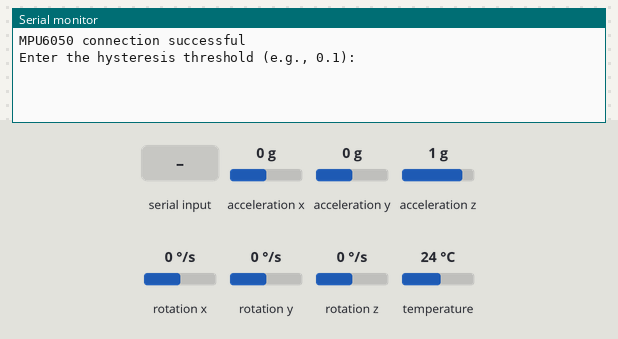
A sketch run on a simulated Arduino Uno, built with avr-gcc and run on an emulated ATmega328P. Parts: the last lines printed to the serial monitor. Inputs (shaded band) come from the test bench; at power-on: acceleration x 0 g, acceleration y 0 g, acceleration z 1 g, rotation x 0 °/s, rotation y 0 °/s, rotation z 0 °/s, temperature 24 °C.

Above: at 0.9 s.
1.0 s: "90,45,200\n" received over Serial
At 1.5 s:
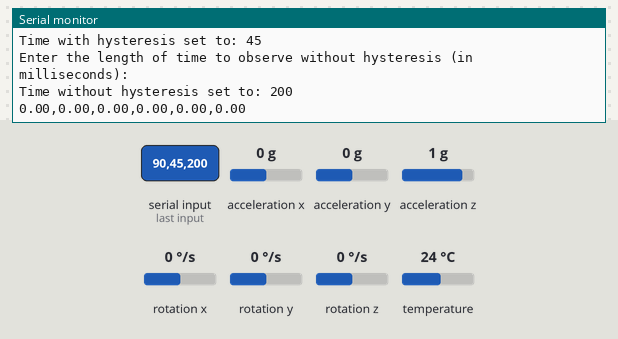
2.5 s: acceleration x set to -1.4 g
At 3.8 s:
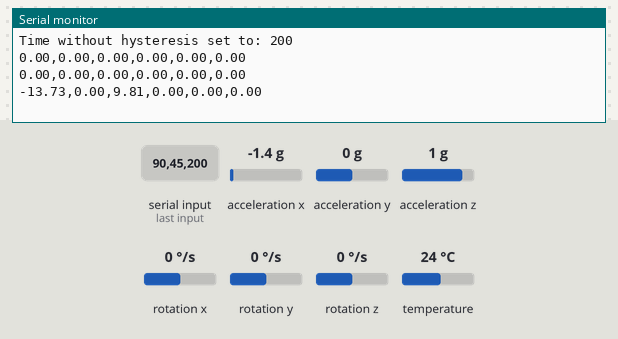
4.0 s: acceleration y set to -1.4 g
At 4.8 s:
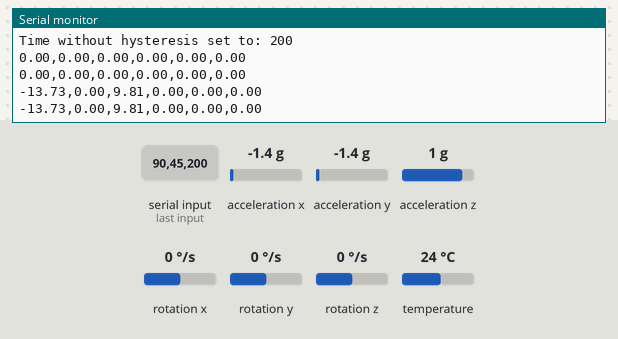
5.5 s: acceleration z set to -1.4 g
At 6.8 s:
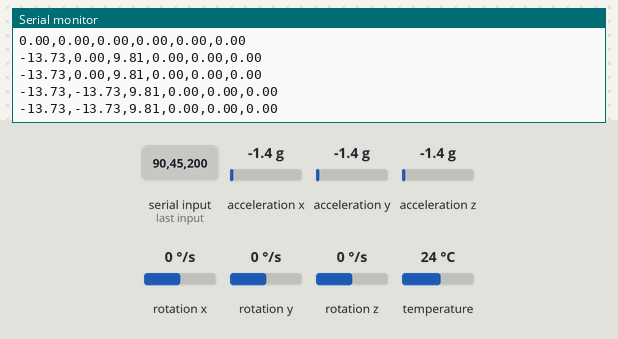
7.0 s: rotation x set to -192 °/s
At 7.9 s:
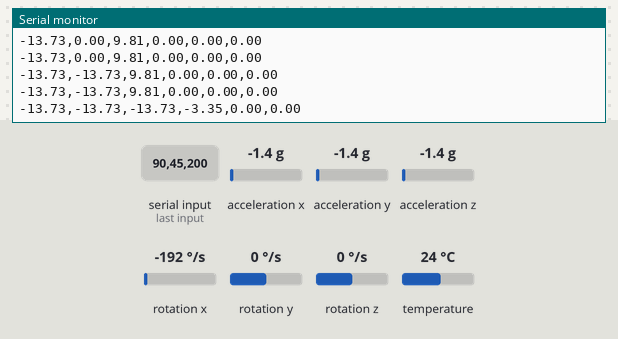
8.5 s: rotation y set to -192 °/s
At 9.9 s:
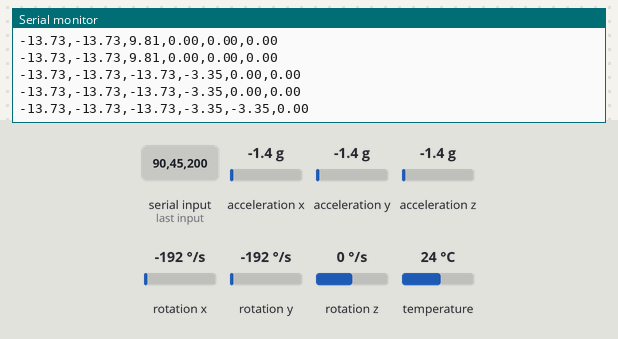
Timing chart, 0 to 11.0 s (numbered marks = the images above; inputs shaded):
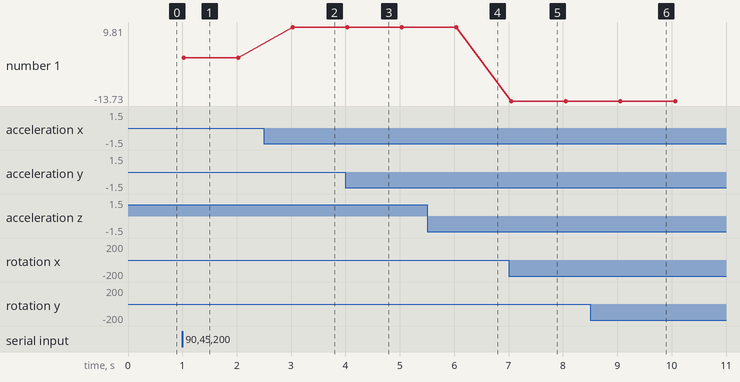

Measured:
- after the input at 1.0 s, the serial monitor: prints a new line at once (image 1)
- after the input at 2.5 s, the serial monitor: prints a new line after 0.53 s (image 2)
- after the input at 7.0 s, the serial monitor: prints a new line after 0.05 s (image 5)
- after the input at 8.5 s, the serial monitor: prints a new line after 0.56 s (image 6)

The sketch:

MPU6050_DynamicHysteresisComparisonPlotter.ino
```cpp
#include <Wire.h>
#include <Adafruit_Sensor.h>
#include <Adafruit_MPU6050.h>

Adafruit_MPU6050 mpu;
sensors_event_t a, g, temp;

float lastAccelX = 0, lastAccelY = 0, lastAccelZ = 0;
float lastGyroX = 0, lastGyroY = 0, lastGyroZ = 0;
float hysteresisThreshold = 0.1;
unsigned long hysteresisTime = 0;
unsigned long noHysteresisTime = 0;
unsigned long startTime = 0;
bool useHysteresis = true;

void setup() {
    Wire.begin();
    Serial.begin(115200);

    // Initialize the MPU6050
    if (!mpu.begin()) {
        Serial.println("Failed to find MPU6050 chip");
        while (1) {
            delay(10);
        }
    }

    mpu.setAccelerometerRange(MPU6050_RANGE_2_G);
    mpu.setGyroRange(MPU6050_RANGE_250_DEG);
    mpu.setFilterBandwidth(MPU6050_BAND_21_HZ);

    Serial.println("MPU6050 connection successful");

    // Prompt user to set hysteresis threshold
    Serial.println("Enter the hysteresis threshold (e.g., 0.1):");
    while (!Serial.available()) {}
    hysteresisThreshold = Serial.parseFloat();
    Serial.print("Hysteresis threshold set to: ");
    Serial.println(hysteresisThreshold);

    // Prompt user to set time with hysteresis (in milliseconds)
    Serial.println("Enter the length of time to observe with hysteresis (in milliseconds):");
    while (!Serial.available()) {}
    hysteresisTime = Serial.parseInt();
    Serial.print("Time with hysteresis set to: ");
    Serial.println(hysteresisTime);

    // Prompt user to set time without hysteresis (in milliseconds)
    Serial.println("Enter the length of time to observe without hysteresis (in milliseconds):");
    while (!Serial.available()) {}
    noHysteresisTime = Serial.parseInt();
    Serial.print("Time without hysteresis set to: ");
    Serial.println(noHysteresisTime);

    startTime = millis();
}

void loop() {
    mpu.getEvent(&a, &g, &temp);

    unsigned long currentTime = millis();

    if (useHysteresis) {
        // Hysteresis smoothing
        if (abs(a.acceleration.x - lastAccelX) > hysteresisThreshold) {
            lastAccelX = a.acceleration.x;
        }
        if (abs(a.acceleration.y - lastAccelY) > hysteresisThreshold) {
            lastAccelY = a.acceleration.y;
        }
        if (abs(a.acceleration.z - lastAccelZ) > hysteresisThreshold) {
            lastAccelZ = a.acceleration.z;
        }
        if (abs(g.gyro.x - lastGyroX) > hysteresisThreshold) {
            lastGyroX = g.gyro.x;
        }
        if (abs(g.gyro.y - lastGyroY) > hysteresisThreshold) {
            lastGyroY = g.gyro.y;
        }
        if (abs(g.gyro.z - lastGyroZ) > hysteresisThreshold) {
            lastGyroZ = g.gyro.z;
        }

        if (currentTime - startTime >= hysteresisTime) {
            useHysteresis = false;
            startTime = currentTime;
        }
    } else {
        // Without Hysteresis smoothing
        lastAccelX = a.acceleration.x;
        lastAccelY = a.acceleration.y;
        lastAccelZ = a.acceleration.z;
        lastGyroX = g.gyro.x;
        lastGyroY = g.gyro.y;
        lastGyroZ = g.gyro.z;

        if (currentTime - startTime >= noHysteresisTime) {
            useHysteresis = true;
            startTime = currentTime;
        }
    }

    // Output the values to the Serial port
    Serial.print(lastAccelX); Serial.print(",");
    Serial.print(lastAccelY); Serial.print(",");
    Serial.print(lastAccelZ); Serial.print(",");
    Serial.print(lastGyroX); Serial.print(",");
    Serial.print(lastGyroY); Serial.print(",");
    Serial.println(lastGyroZ);

    // Short delay before the next reading
    delay(1000);
}
```
